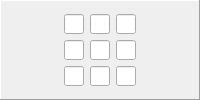
         <widget class="QFrame" name="group3">
          <property name="frameShape">
           <enum>QFrame::Panel</enum>
          </property>
          <property name="frameShadow">
           <enum>QFrame::Raised</enum>
          </property>
          <layout class="QGridLayout" name="gridLayout_13">
           <item row="0" column="0">
            <layout class="QGridLayout" name="gridLayout3">
             <property name="sizeConstraint">
              <enum>QLayout::SetFixedSize</enum>
             </property>
             <item row="0" column="0">
              <widget class="QLineEdit" name="cell27">
               <property name="sizePolicy">
                <sizepolicy hsizetype="Fixed" vsizetype="Fixed">
                 <horstretch>0</horstretch>
                 <verstretch>0</verstretch>
                </sizepolicy>
               </property>
               <property name="maximumSize">
                <size>
                 <width>20</width>
                 <height>20</height>
                </size>
               </property>
               <property name="inputMask">
                <string>9</string>
               </property>
              </widget>
             </item>
             <item row="0" column="1">
              <widget class="QLineEdit" name="cell28">
               <property name="sizePolicy">
                <sizepolicy hsizetype="Fixed" vsizetype="Fixed">
                 <horstretch>0</horstretch>
                 <verstretch>0</verstretch>
                </sizepolicy>
               </property>
               <property name="maximumSize">
                <size>
                 <width>20</width>
                 <height>20</height>
                </size>
               </property>
               <property name="inputMask">
                <string>9</string>
               </property>
              </widget>
             </item>
             <item row="0" column="2">
              <widget class="QLineEdit" name="cell29">
               <property name="sizePolicy">
                <sizepolicy hsizetype="Fixed" vsizetype="Fixed">
                 <horstretch>0</horstretch>
                 <verstretch>0</verstretch>
                </sizepolicy>
               </property>
               <property name="maximumSize">
                <size>
                 <width>20</width>
                 <height>20</height>
                </size>
               </property>
               <property name="inputMask">
                <string>9</string>
               </property>
              </widget>
             </item>
             <item row="1" column="0">
              <widget class="QLineEdit" name="cell30">
               <property name="sizePolicy">
                <sizepolicy hsizetype="Fixed" vsizetype="Fixed">
                 <horstretch>0</horstretch>
                 <verstretch>0</verstretch>
                </sizepolicy>
               </property>
               <property name="maximumSize">
                <size>
                 <width>20</width>
                 <height>20</height>
                </size>
               </property>
               <property name="inputMask">
                <string>9</string>
               </property>
              </widget>
             </item>
             <item row="1" column="1">
              <widget class="QLineEdit" name="cell31">
               <property name="sizePolicy">
                <sizepolicy hsizetype="Fixed" vsizetype="Fixed">
                 <horstretch>0</horstretch>
                 <verstretch>0</verstretch>
                </sizepolicy>
               </property>
               <property name="maximumSize">
                <size>
                 <width>20</width>
                 <height>20</height>
                </size>
               </property>
               <property name="inputMask">
                <string>9</string>
               </property>
              </widget>
             </item>
             <item row="1" column="2">
              <widget class="QLineEdit" name="cell32">
               <property name="sizePolicy">
                <sizepolicy hsizetype="Fixed" vsizetype="Fixed">
                 <horstretch>0</horstretch>
                 <verstretch>0</verstretch>
                </sizepolicy>
               </property>
               <property name="maximumSize">
                <size>
                 <width>20</width>
                 <height>20</height>
                </size>
               </property>
               <property name="inputMask">
                <string>9</string>
               </property>
              </widget>
             </item>
             <item row="2" column="0">
              <widget class="QLineEdit" name="cell33">
               <property name="sizePolicy">
                <sizepolicy hsizetype="Fixed" vsizetype="Fixed">
                 <horstretch>0</horstretch>
                 <verstretch>0</verstretch>
                </sizepolicy>
               </property>
               <property name="maximumSize">
                <size>
                 <width>20</width>
                 <height>20</height>
                </size>
               </property>
               <property name="inputMask">
                <string>9</string>
               </property>
              </widget>
             </item>
             <item row="2" column="1">
              <widget class="QLineEdit" name="cell34">
               <property name="sizePolicy">
                <sizepolicy hsizetype="Fixed" vsizetype="Fixed">
                 <horstretch>0</horstretch>
                 <verstretch>0</verstretch>
                </sizepolicy>
               </property>
               <property name="maximumSize">
                <size>
                 <width>20</width>
                 <height>20</height>
                </size>
               </property>
               <property name="inputMask">
                <string>9</string>
               </property>
              </widget>
             </item>
             <item row="2" column="2">
              <widget class="QLineEdit" name="cell35">
               <property name="sizePolicy">
                <sizepolicy hsizetype="Fixed" vsizetype="Fixed">
                 <horstretch>0</horstretch>
                 <verstretch>0</verstretch>
                </sizepolicy>
               </property>
               <property name="maximumSize">
                <size>
                 <width>20</width>
                 <height>20</height>
                </size>
               </property>
               <property name="inputMask">
                <string>9</string>
               </property>
              </widget>
             </item>
            </layout>
           </item>
          </layout>
         </widget>
